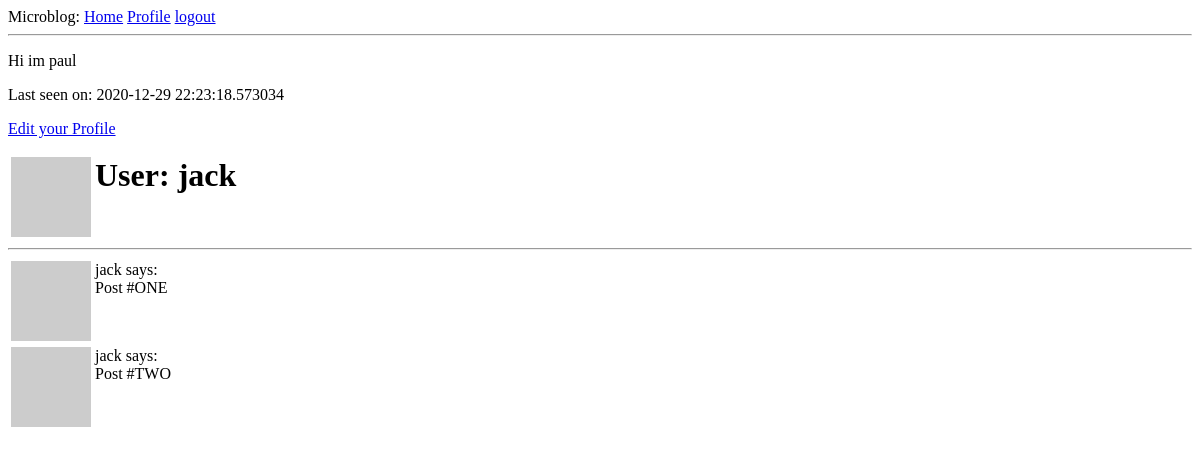
The page /user/jack (signed in) on the database as committed earlier.
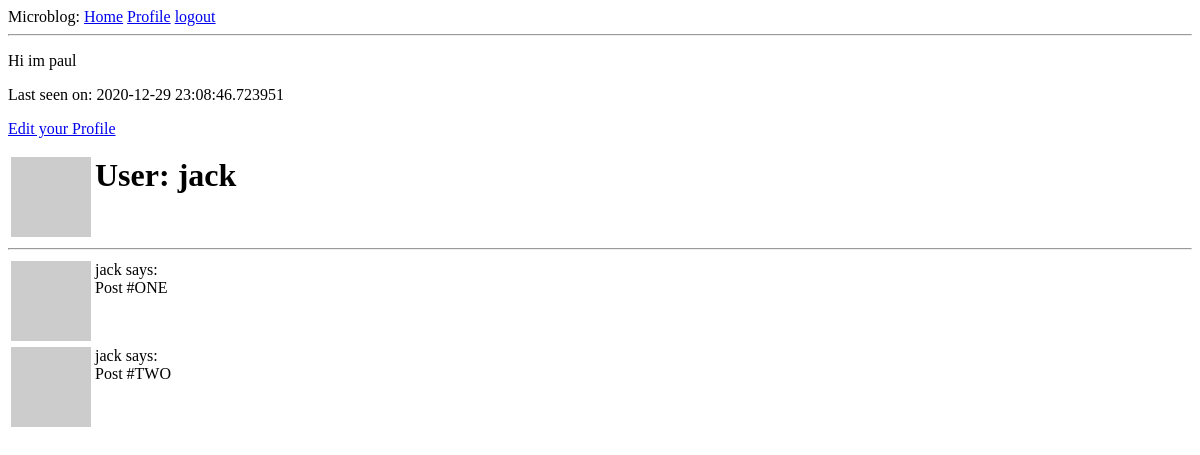
The same page on the database as committed later.
### app/models.py (models this page shows, shortened)
class User(UserMixin, db.Model):
    id = db.Column(db.Integer, primary_key=True)
    username = db.Column(db.String(64), index=True, unique=True)
    email = db.Column(db.String(120), index=True, unique=True)
    password_hash = db.Column(db.String(128))
    posts = db.relationship('Post', backref='author', lazy='dynamic')
    about_me = db.Column(db.String(140))
    last_seen = db.Column(db.DateTime, default=datetime.utcnow())
    def avatar(self,size):
        digest = md5(self.email.lower().encode('utf-8')).hexdigest()
        return 'https:www.gravatar.com/avatar/{}?d=identicon&s={}'.format(digest, size)

### app/routes.py (the view)
@app.route('/user/<username>')
@login_required
def user(username):
    user = User.query.filter_by(username=username).first_or_404() #if none 404
    posts = [
        {'author':user, 'body': 'Post #ONE'},
        {'author':user, 'body': 'Post #TWO'}
    ]
    return render_template('user.html', user=user, posts=posts)

### app/models.py (called while the page is built)
@login.user_loader
def load_user(id):
    return User.query.get(int(id))

### app/routes.py (called while the page is built)
@app.before_request
def before_request():
    if current_user.is_authenticated:
        current_user.last_seen = datetime.utcnow()
        db.session.commit()

### app/templates/user.html
{% extends "base.html" %}
{% block content %}
  <table>
    <tr valign="top">
      <td><img src="{{user.avatar(128)}}"></td>
      <td><h1>User: {{user.username}}</h1></td>
      {% if user.about_me %}<p>{{ user.about_me }}</p>{% endif %}
      {% if user.last_seen %}<p>Last seen on: {{ user.last_seen }}</p>{% endif %}
      {% if user == current_user %}
        <p><a href="{{ url_for('edit_profile')}}">Edit your Profile</a></p>
      {% endif %}
    </tr>
  </table>
  <hr>
  {% for post in posts %}
    {% include '_post.html'%}
  {% endfor %}
{% endblock %}

### app/templates/base.html (shortened to what this page needs)
<html>
    <head>
    </head>
    <body>
        <div>Microblog:
           <a href="{{ url_for('index') }}">Home</a>
           {% if current_user.is_anonymous %}
           <a href="{{ url_for('login') }}">Login</a>
           {% else %}
           <a href="{{ url_for('user',username=current_user.username) }}">Profile</a>
           <a href="{{ url_for('logout') }}">logout</a>
           {% endif %}
        </div>
        <hr>
        {% block content %}{% endblock %}
    </body>
</html>

### app/templates/_post.html
<table>
  <tr valign="top">
    <td><img src="{{post.author.avatar(36)}}"</td>
    <td>{{post.author.username}} says:<br>{{post.body}}</td>
  </tr>

Rows that differ between the two databases and show on the page:
changed User "jack": last_seen "2020-12-29 22:23:18.573034" → "2020-12-29 23:08:46.723951"
